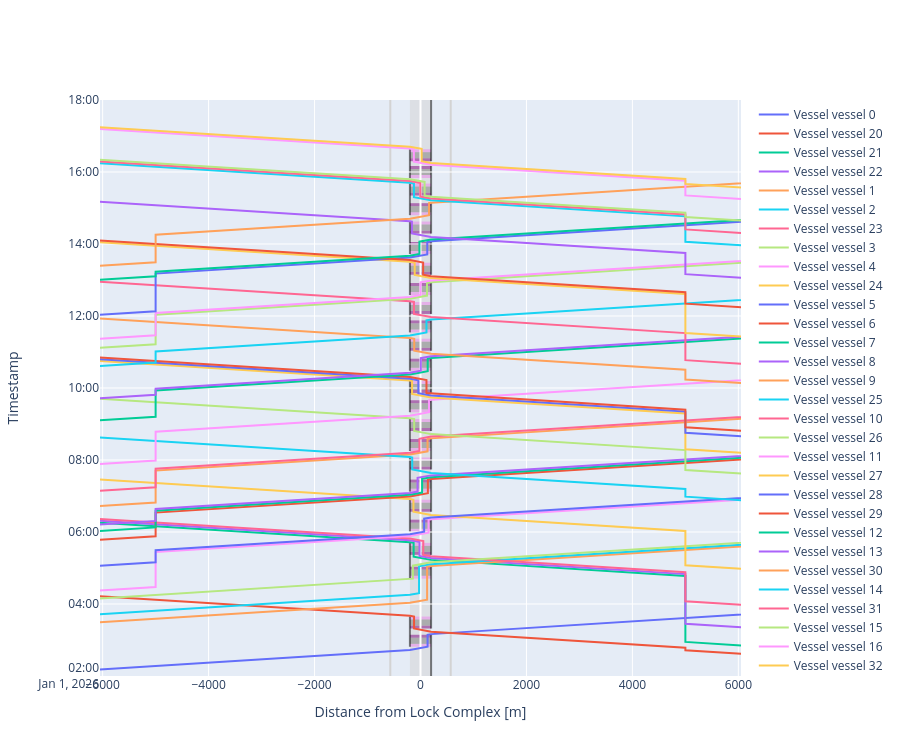

The code cell stored with this chart in its notebook:
### Markdown cell above
##### Time-distance diagram of vessels passing the lock and planning info
Luckily, the time-distance diagram shows the behaviour of the vessels in a more comprehensible manner. Waiting times emerge.

### Code cell
def cm_to_pixels(cm):
    return cm * 37.8 # Set figure height to 10 cmfig.update_layout(height=cm_to_pixels(10))

# We can plot the time-distance diagram
fig = lock_chamber.plot(xlimmin = -6050, 
                        xlimmax = 6050,
                        ylimmin = pd.Timestamp('2026-01-01 02:00:00'),
                        ylimmax = pd.Timestamp('2026-01-01 18:00:00'),
                        method='Plotly',
                        boundary_nodes = ['-1','+1'])

fig.update_layout(height=cm_to_pixels(20))
